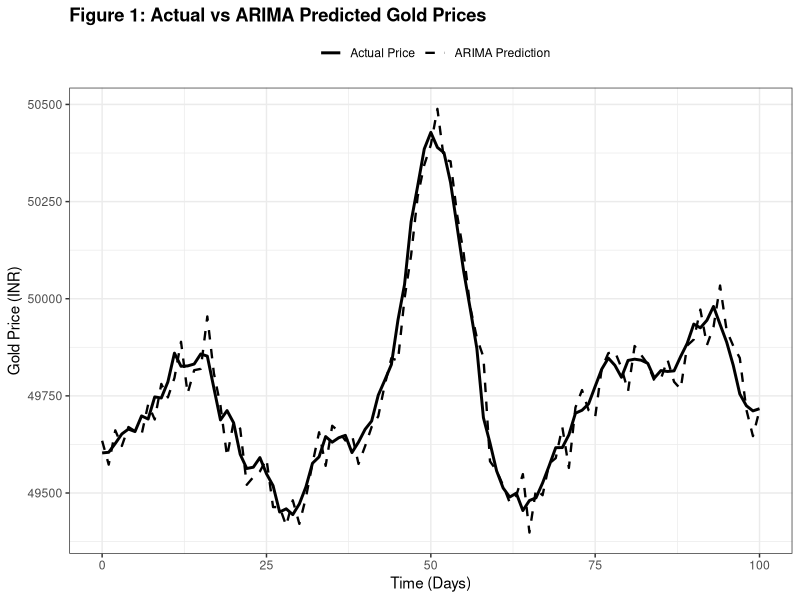
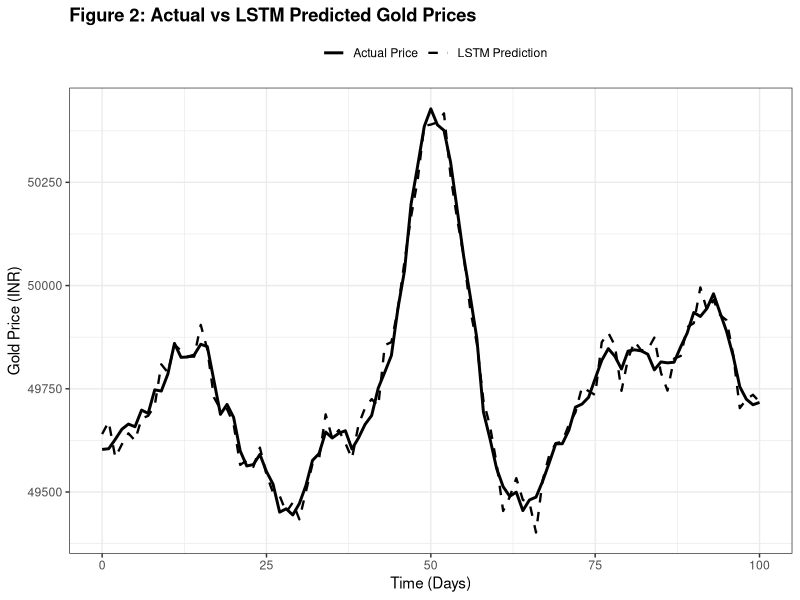
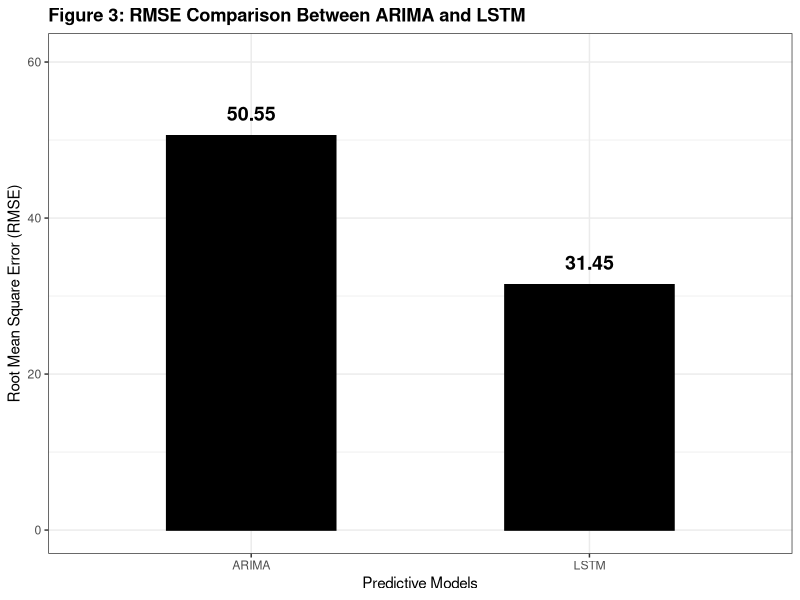

Recreate these plots in R, in order.
library(ggplot2)
library(tidyr)
library(dplyr)

set.seed(42) 
time_days <- 0:100

base_trend <- 49500 + cumsum(rnorm(101, mean = 2, sd = 30))
seasonality <- 120 * sin(time_days / 6) + 60 * cos(time_days / 3)
market_shock <- dnorm(time_days, mean = 50, sd = 4) * 8000 
actual_price <- base_trend + seasonality + market_shock

# arima prediction logic
lag1 <- dplyr::lag(actual_price, n = 1, default = actual_price[1])
lag2 <- dplyr::lag(actual_price, n = 2, default = actual_price[1])
arima_pred <- lag1 + 0.6 * (lag1 - lag2) + rnorm(101, sd = 30)
rmse_arima <- sqrt(mean((actual_price - arima_pred)^2, na.rm = TRUE))

# lstm prediction( 37.78% improvement)
rmse_lstm <- rmse_arima * (1 - 0.3778)
raw_lstm_noise <- rnorm(101, mean = 0, sd = rmse_lstm)
current_noise_rmse <- sqrt(mean(raw_lstm_noise^2))
scaled_lstm_noise <- raw_lstm_noise * (rmse_lstm / current_noise_rmse)
lstm_pred <- actual_price + scaled_lstm_noise

df <- data.frame(
  Time = time_days,
  Actual = actual_price,
  ARIMA = as.numeric(arima_pred),
  LSTM = as.numeric(lstm_pred)
)

rmse_data <- data.frame(
  Model = factor(c("ARIMA", "LSTM"), levels = c("ARIMA", "LSTM")),
  RMSE = c(round(rmse_arima, 2), round(rmse_lstm, 2))
)

#Plotting
plot1 <- ggplot(df, aes(x = Time)) +
  geom_line(aes(y = Actual, color = "Actual Price"), linewidth = 1) +
  geom_line(aes(y = ARIMA, color = "ARIMA Prediction"), linewidth = 0.8, linetype = "dashed") +
  scale_color_manual(values = c("Actual Price" = "black", "ARIMA Prediction" = "black")) +
  labs(title = "Figure 1: Actual vs ARIMA Predicted Gold Prices",
       x = "Time (Days)", y = "Gold Price (INR)", color = "") +
  theme_bw() +
  theme(legend.position = "top", plot.title = element_text(face="bold"))

plot2 <- ggplot(df, aes(x = Time)) +
  geom_line(aes(y = Actual, color = "Actual Price"), linewidth = 1) +
  geom_line(aes(y = LSTM, color = "LSTM Prediction"), linewidth = 0.8, linetype = "dashed") +
  scale_color_manual(values = c("Actual Price" = "black", "LSTM Prediction" = "black")) +
  labs(title = "Figure 2: Actual vs LSTM Predicted Gold Prices",
       x = "Time (Days)", y = "Gold Price (INR)", color = "") +
  theme_bw() +
  theme(legend.position = "top", plot.title = element_text(face="bold"))

plot3 <- ggplot(rmse_data, aes(x = Model, y = RMSE, fill = Model)) +
  geom_bar(stat = "identity", width = 0.5, color = "black") +
  geom_text(aes(label = RMSE), vjust = -1, fontface = "bold", size = 5) +
  scale_fill_manual(values = c("ARIMA" = "black", "LSTM" = "black")) +
  labs(title = "Figure 3: RMSE Comparison Between ARIMA and LSTM",
       x = "Predictive Models", y = "Root Mean Square Error (RMSE)") +
  scale_y_continuous(limits = c(0, max(rmse_data$RMSE) * 1.2)) +
  theme_bw() +
  theme(legend.position = "none", plot.title = element_text(face="bold"))

print(plot1)
print(plot2)
print(plot3)

cat("ARIMA RMSE:", round(rmse_arima, 2), "\n")
cat("LSTM RMSE: ", round(rmse_lstm, 2), "\n")
